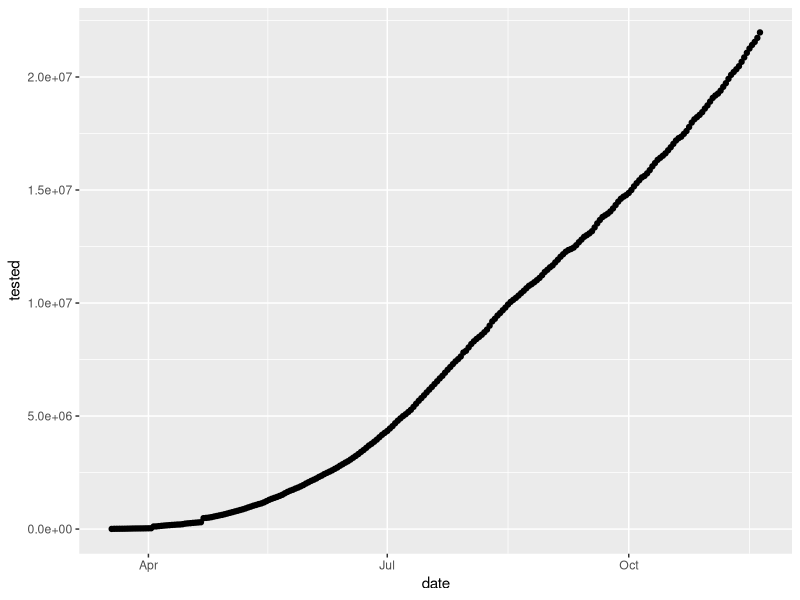
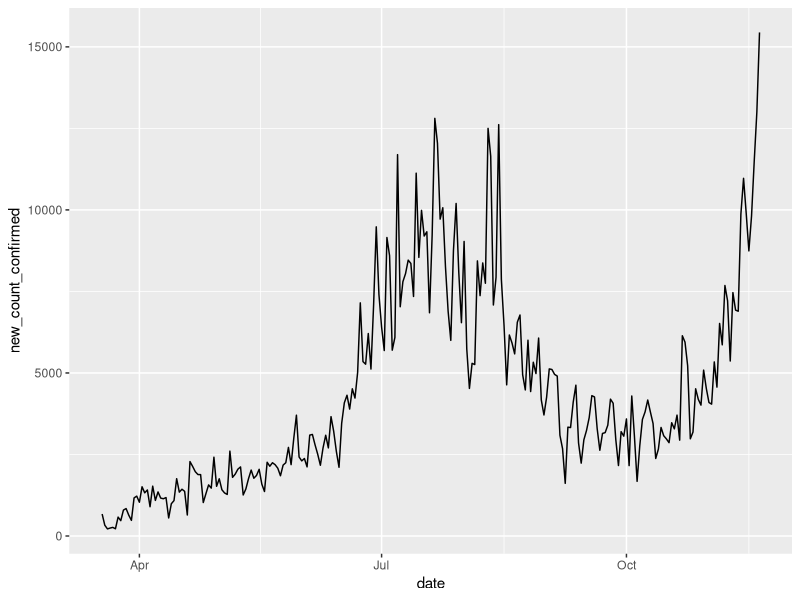
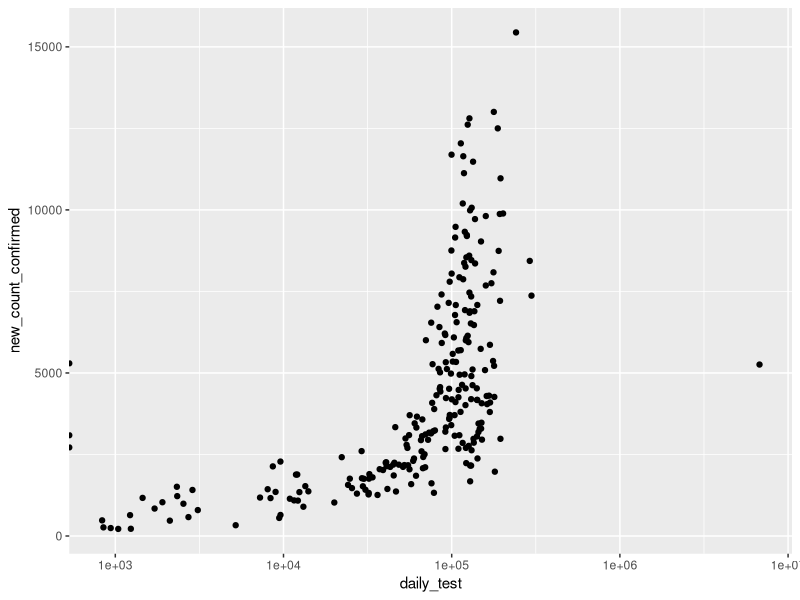
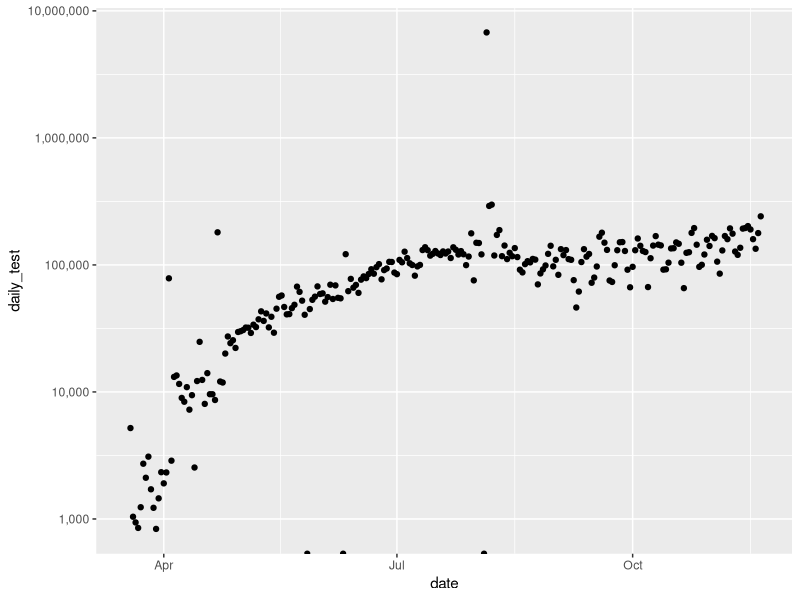
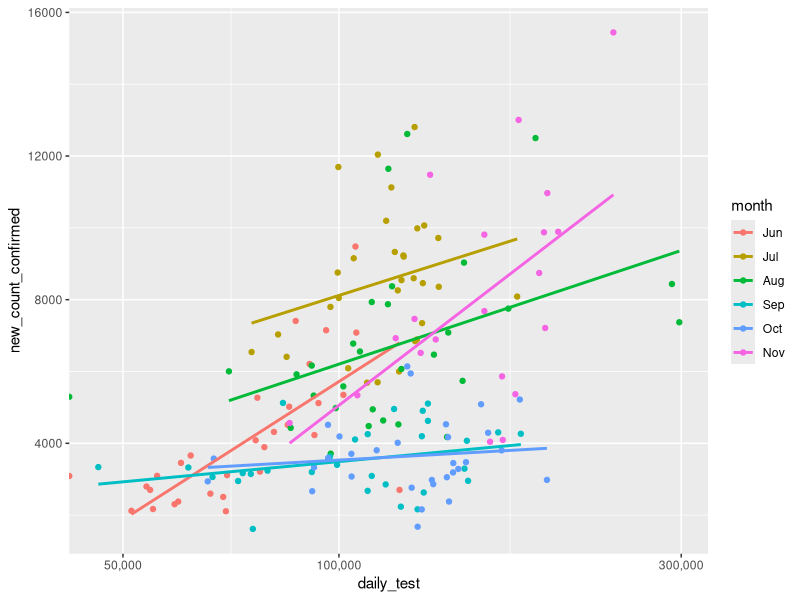
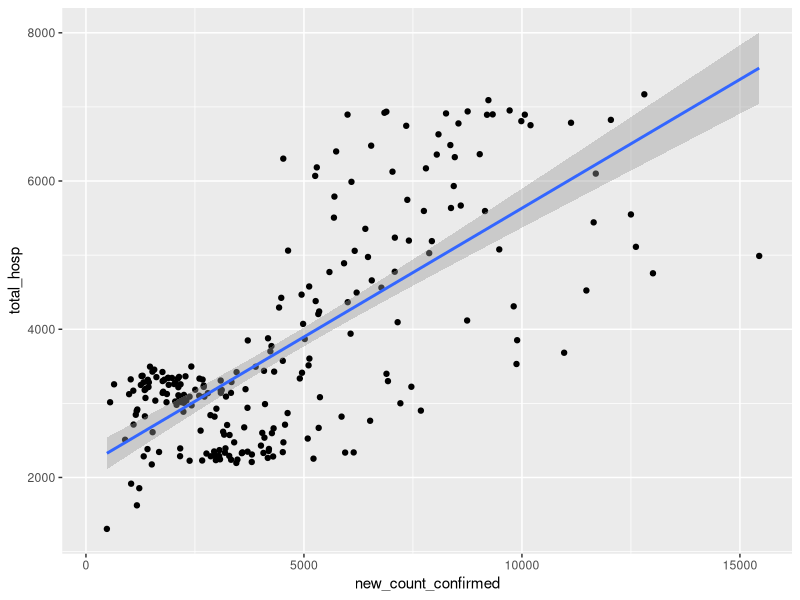

Generate these figures, in order, with R: (Note: this script raises an error after producing the figures.)
library(tidyverse)

testing <- read_csv("data/statewide_testing.csv")
cases <- read_csv("data/statewide_cases.csv")
hosp <- read_csv("data/hospitals_by_county.csv", 
                 col_types = cols(
                   county = col_character(),
                   todays_date = col_date(format = ""),
                   hospitalized_covid_confirmed_patients = col_double(),
                   hospitalized_suspected_covid_patients = col_double(),
                   hospitalized_covid_patients = col_double(),
                   all_hospital_beds = col_double(),
                   icu_covid_confirmed_patients = col_double(),
                   icu_suspected_covid_patients = col_double(),
                   icu_available_beds = col_double()
                 ))

daily_test <- testing %>% 
  mutate(
    daily_test = tested - lag(tested), 
    daily_test = ifelse(daily_test < 0, 0, daily_test)
  ) 

hosp_daily <- hosp %>% 
  group_by(date = todays_date) %>% 
  summarise(
    total_hosp = sum(hospitalized_covid_confirmed_patients, na.rm = TRUE), 
    total_sus_hosp = sum(hospitalized_suspected_covid_patients, na.rm = TRUE)
  )

testing %>% 
  ggplot(aes(date, tested)) + geom_line() + geom_point()

cases_statewide <- cases %>% 
  group_by(date) %>% 
  summarise(
    total_confirmed = sum(totalcountconfirmed), 
    total_deaths = sum(totalcountdeaths), 
    new_count_confirmed = sum(newcountconfirmed), 
    new_count_deaths = sum(newcountdeaths)
  )

hosp


cases_statewide %>% 
  ggplot(aes(date, new_count_confirmed)) + geom_line()


cases_and_test <- cases_statewide %>% 
  left_join(daily_test) %>% 
  left_join(hosp_daily)



cases_and_test %>% 
  ggplot(aes(daily_test, new_count_confirmed)) + geom_point() + 
  scale_x_log10()


cases_and_test %>% 
  ggplot(aes(date, daily_test)) + geom_point() + scale_y_log10(labels = scales::comma)


cases_and_test %>% 
  mutate(month = factor(month.abb[month(date)], levels =month.abb)) %>% 
  filter(month %in% month.abb[6:12], daily_test < 3000000) %>% 
  ggplot(aes(daily_test, new_count_confirmed, color = month)) + geom_point() + 
  scale_x_log10(labels = scales::comma) + 
  geom_smooth(aes(color = month), method = "lm", se = F)


cases_and_test %>% 
  ggplot(aes(new_count_confirmed, total_hosp)) + geom_point() + geom_smooth(method = "lm")

cases_and_test_since_jul <- 
  cases_and_test %>% 
  mutate(month = factor(month.abb[month(date)], levels =month.abb)) %>% 
  filter(month %in% month.abb[6:12], daily_test < 3000000) %>% 
  mutate(log_test = log10(daily_test)) %>% 
  filter(!is.nan(log_test))
  

m <- lm(new_count_confirmed ~ log_test, data = cases_and_test_since_jul)


